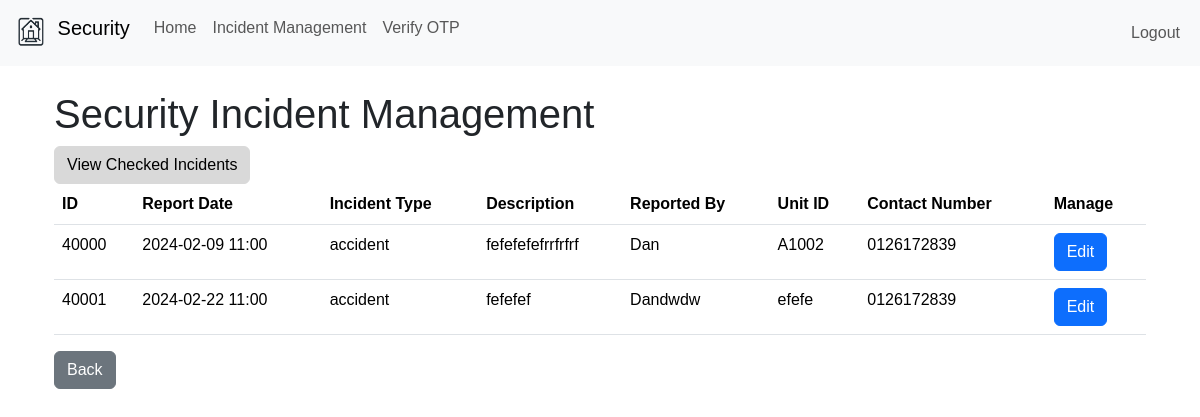
The page /security_incident (signed in) on the database as committed earlier.
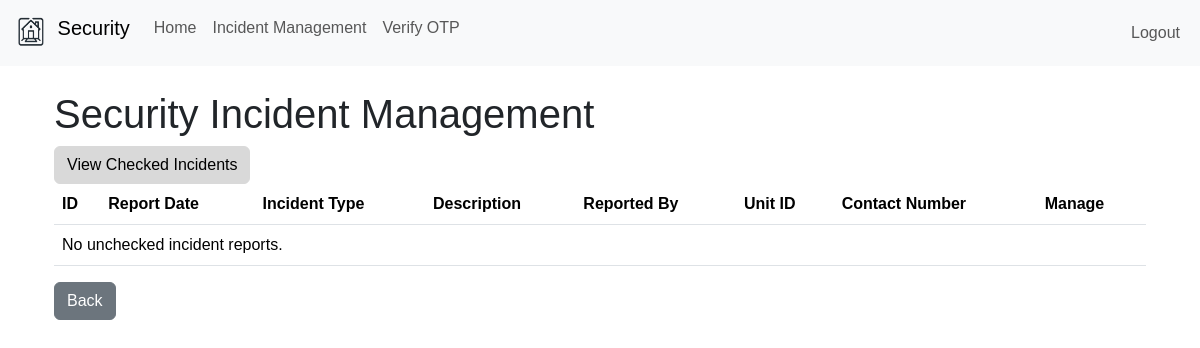
The same page on the database as committed later.
### website/models.py (models this page shows)
class IncidentReport(db.Model):
    __tablename__ = 'incident_report'
    id = db.Column(db.Integer, primary_key=True, autoincrement=True)
    reportDate = db.Column(db.DateTime)
    incidentType = db.Column(db.String(100))
    reportedBy = db.Column(db.String(50))
    contactNumber = db.Column(db.String(15))
    description = db.Column(db.String(2000))
    checked = db.Column(db.Boolean, default=False)
    unitId = db.Column(db.String(4), db.ForeignKey('registered_unit.unit'), nullable=True)

### website/views.py (the view)
@views.route('/security_incident')
@role_required('security')
@login_required
def security_incident():
    incident_reports = IncidentReport.query.filter_by(checked=False).all()
    return render_template("security_incident.html", incident_reports=incident_reports, current_user=current_user)

### website/templates/security_incident.html (shortened to what this page needs)
{% extends 'security_base.html' %}
{% block body %}
<div class="container mt-4">
    <h1>Security Incident Management</h1>
    <a href="{{ url_for('views.security_checked') }}" class="btn btn-custom-grey">View Checked Incidents</a>
    <table class="table">
        <thead class="thead">
            <tr>
                <th scope="col">ID</th>
                <th scope="col">Report Date</th>
                <th scope="col">Incident Type</th>
                <th scope="col">Description</th>
                <th scope="col">Reported By</th>
                <th scope="col">Unit ID</th>
                <th scope="col">Contact Number</th>
                <th scope="col">Manage</th>
            </tr>
        </thead>
        <tbody>
            {% for report in incident_reports %}
                <tr>
                    <td>{{ report.id }}</td>
                    <td>{{ report.reportDate.strftime('%Y-%m-%d %H:%M') }}</td>
                    <td>{{ report.incidentType }}</td>
                    <td>{{ report.description }}</td>
                    <td>{{ report.reportedBy }}</td>
                    <td>{{ report.unitId }}</td>
                    <td>{{ report.contactNumber }}</td>
                    <td>
                        <a class="btn btn-primary" href="{{ url_for('views.security_edit_incident', report_id=report.id) }}">Edit</a>
                    </td>
                </tr>
            {% else %}
                <tr>
                    <td colspan="8">No unchecked incident reports.</td>
                </tr>
            {% endfor %}
        </tbody>
    </table>
    <div class="back-button-container">
        <a href="{{ url_for('views.security_page') }}" class="btn btn-secondary">Back</a>
    </div>
</div>
{% endblock %}

Rows that differ between the two databases and show on the page:
removed IncidentReport: id "40000", reportDate "2024-02-09 11:00", incidentType "accident", description "fefefefefrrfrfrf", reportedBy "Dan", unitId "A1002", contactNumber "0126172839"
removed IncidentReport: id "40001", reportDate "2024-02-22 11:00", incidentType "accident", description "fefefef", reportedBy "Dandwdw", unitId "efefe", contactNumber "0126172839"
Other text that changed with them:
text now shown: "No unchecked incident reports."
